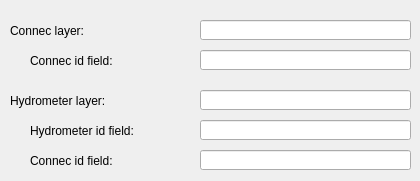
     <widget class="QWidget" name="tab_10">
      <attribute name="title">
       <string>Hydrometer</string>
      </attribute>
      <widget class="QLabel" name="label_hydrometer_layer">
       <property name="geometry">
        <rect>
         <x>10</x>
         <y>90</y>
         <width>171</width>
         <height>22</height>
        </rect>
       </property>
       <property name="font">
        <font>
         <pointsize>9</pointsize>
        </font>
       </property>
       <property name="frameShape">
        <enum>QFrame::NoFrame</enum>
       </property>
       <property name="frameShadow">
        <enum>QFrame::Plain</enum>
       </property>
       <property name="text">
        <string>Hydrometer layer:</string>
       </property>
       <property name="textFormat">
        <enum>Qt::AutoText</enum>
       </property>
       <property name="scaledContents">
        <bool>false</bool>
       </property>
       <property name="alignment">
        <set>Qt::AlignLeading|Qt::AlignLeft|Qt::AlignVCenter</set>
       </property>
       <property name="margin">
        <number>3</number>
       </property>
      </widget>
      <widget class="QLabel" name="label_hydrometer_id_field">
       <property name="geometry">
        <rect>
         <x>30</x>
         <y>120</y>
         <width>151</width>
         <height>22</height>
        </rect>
       </property>
       <property name="font">
        <font>
         <pointsize>9</pointsize>
        </font>
       </property>
       <property name="frameShape">
        <enum>QFrame::NoFrame</enum>
       </property>
       <property name="frameShadow">
        <enum>QFrame::Plain</enum>
       </property>
       <property name="text">
        <string>Hydrometer id field:</string>
       </property>
       <property name="textFormat">
        <enum>Qt::AutoText</enum>
       </property>
       <property name="scaledContents">
        <bool>false</bool>
       </property>
       <property name="alignment">
        <set>Qt::AlignLeading|Qt::AlignLeft|Qt::AlignVCenter</set>
       </property>
       <property name="margin">
        <number>3</number>
       </property>
      </widget>
      <widget class="QLineEdit" name="hydrometer_field_code">
       <property name="geometry">
        <rect>
         <x>200</x>
         <y>120</y>
         <width>211</width>
         <height>20</height>
        </rect>
       </property>
       <property name="text">
        <string/>
       </property>
      </widget>
      <widget class="QLineEdit" name="hydrometer_layer">
       <property name="geometry">
        <rect>
         <x>200</x>
         <y>90</y>
         <width>211</width>
         <height>20</height>
        </rect>
       </property>
       <property name="text">
        <string/>
       </property>
      </widget>
      <widget class="QLineEdit" name="hydrometer_urban_propierties_field_code">
       <property name="geometry">
        <rect>
         <x>200</x>
         <y>50</y>
         <width>211</width>
         <height>20</height>
        </rect>
       </property>
       <property name="text">
        <string/>
       </property>
      </widget>
      <widget class="QLabel" name="label_connec_layer">
       <property name="geometry">
        <rect>
         <x>10</x>
         <y>20</y>
         <width>191</width>
         <height>22</height>
        </rect>
       </property>
       <property name="font">
        <font>
         <pointsize>9</pointsize>
        </font>
       </property>
       <property name="frameShape">
        <enum>QFrame::NoFrame</enum>
       </property>
       <property name="frameShadow">
        <enum>QFrame::Plain</enum>
       </property>
       <property name="text">
        <string>Connec layer:</string>
       </property>
       <property name="textFormat">
        <enum>Qt::AutoText</enum>
       </property>
       <property name="scaledContents">
        <bool>false</bool>
       </property>
       <property name="alignment">
        <set>Qt::AlignLeading|Qt::AlignLeft|Qt::AlignVCenter</set>
       </property>
       <property name="margin">
        <number>3</number>
       </property>
      </widget>
      <widget class="QLabel" name="label_connec_id_field">
       <property name="geometry">
        <rect>
         <x>30</x>
         <y>50</y>
         <width>151</width>
         <height>22</height>
        </rect>
       </property>
       <property name="font">
        <font>
         <pointsize>9</pointsize>
        </font>
       </property>
       <property name="frameShape">
        <enum>QFrame::NoFrame</enum>
       </property>
       <property name="frameShadow">
        <enum>QFrame::Plain</enum>
       </property>
       <property name="text">
        <string>Connec id field:</string>
       </property>
       <property name="textFormat">
        <enum>Qt::AutoText</enum>
       </property>
       <property name="scaledContents">
        <bool>false</bool>
       </property>
       <property name="alignment">
        <set>Qt::AlignLeading|Qt::AlignLeft|Qt::AlignVCenter</set>
       </property>
       <property name="margin">
        <number>3</number>
       </property>
      </widget>
      <widget class="QLineEdit" name="hydrometer_urban_propierties_layer">
       <property name="geometry">
        <rect>
         <x>200</x>
         <y>20</y>
         <width>211</width>
         <height>20</height>
        </rect>
       </property>
       <property name="text">
        <string/>
       </property>
      </widget>
      <widget class="QLabel" name="label_hydrometer_connec_id">
       <property name="geometry">
        <rect>
         <x>30</x>
         <y>150</y>
         <width>151</width>
         <height>22</height>
        </rect>
       </property>
       <property name="font">
        <font>
         <pointsize>9</pointsize>
        </font>
       </property>
       <property name="frameShape">
        <enum>QFrame::NoFrame</enum>
       </property>
       <property name="frameShadow">
        <enum>QFrame::Plain</enum>
       </property>
       <property name="text">
        <string>Connec id field:</string>
       </property>
       <property name="textFormat">
        <enum>Qt::AutoText</enum>
       </property>
       <property name="scaledContents">
        <bool>false</bool>
       </property>
       <property name="alignment">
        <set>Qt::AlignLeading|Qt::AlignLeft|Qt::AlignVCenter</set>
       </property>
       <property name="margin">
        <number>3</number>
       </property>
      </widget>
      <widget class="QLineEdit" name="hydrometer_field_urban_propierties_code">
       <property name="geometry">
        <rect>
         <x>200</x>
         <y>150</y>
         <width>211</width>
         <height>20</height>
        </rect>
       </property>
       <property name="text">
        <string/>
       </property>
      </widget>
     </widget>
